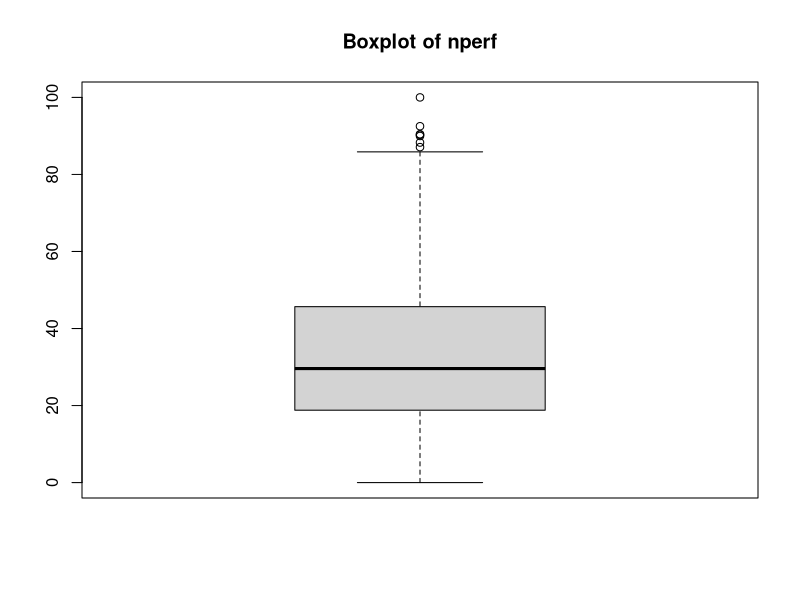
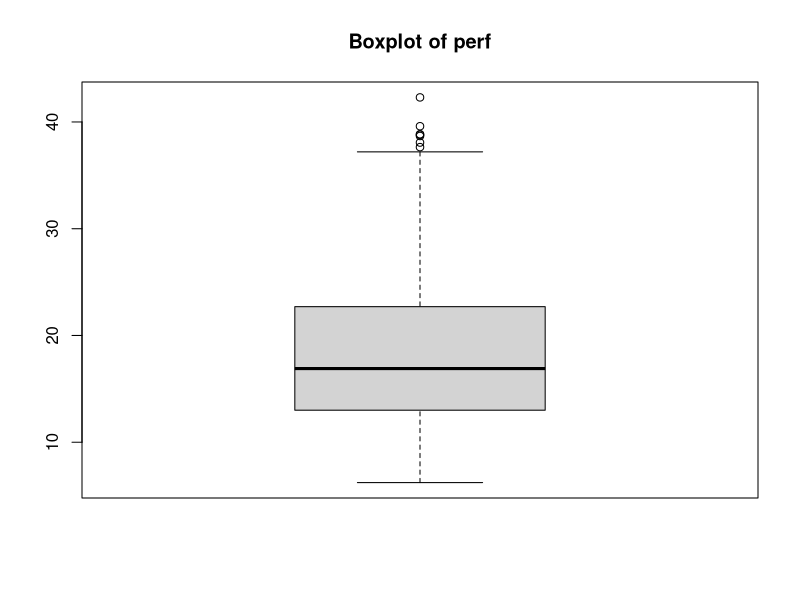
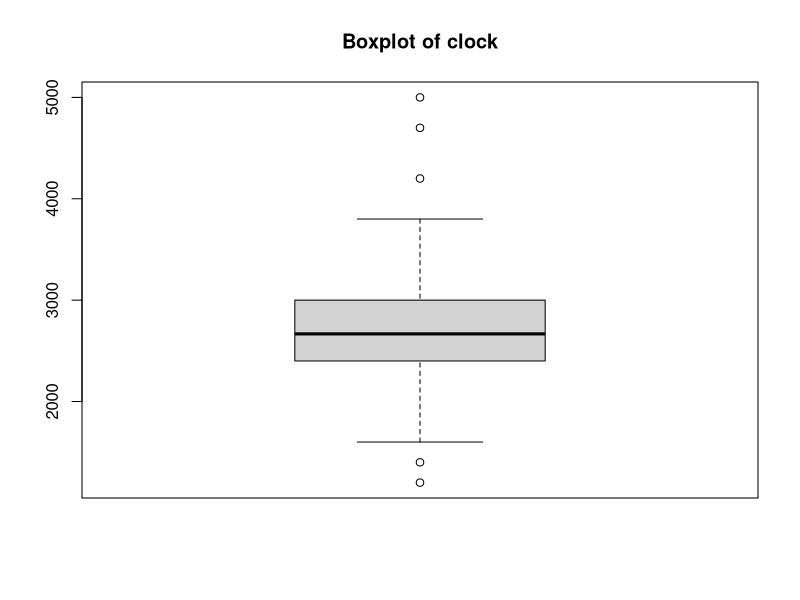
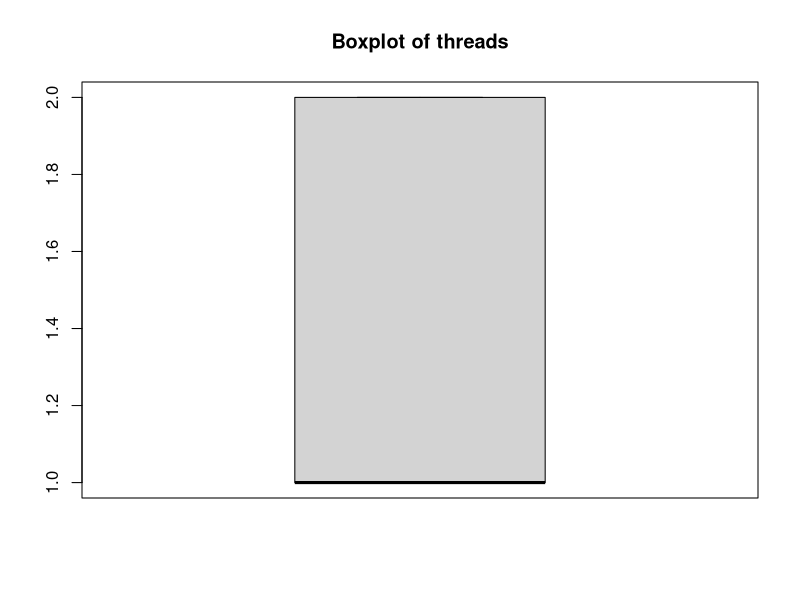
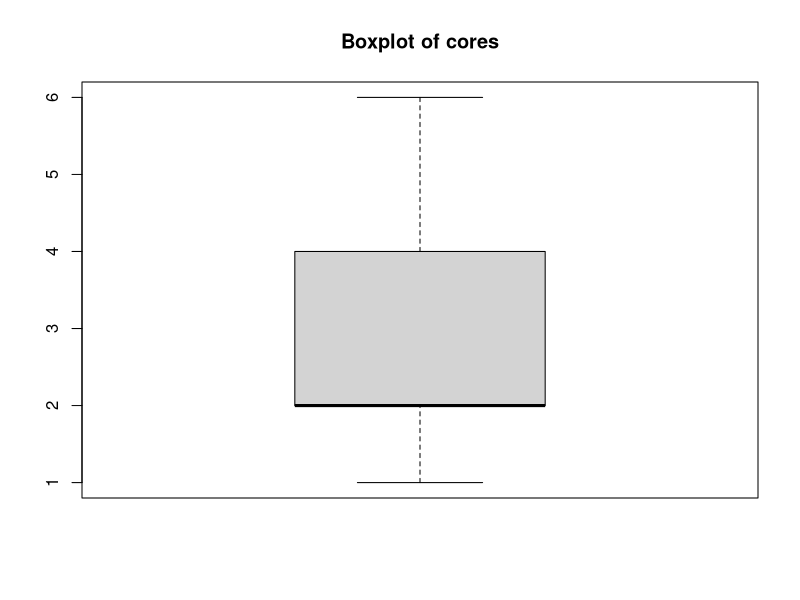
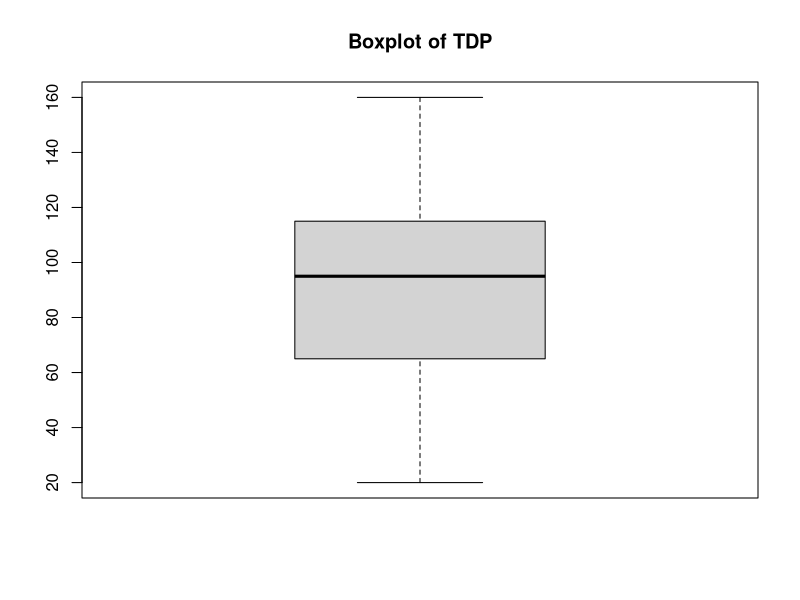
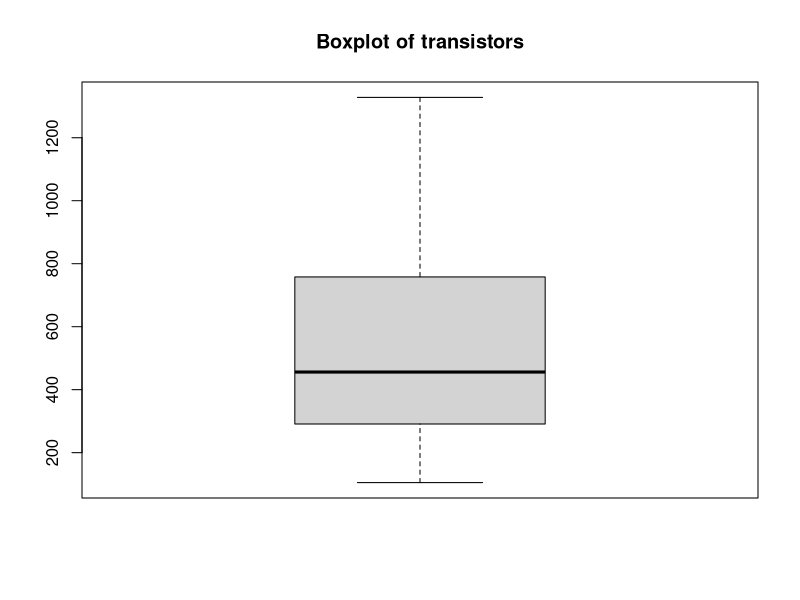
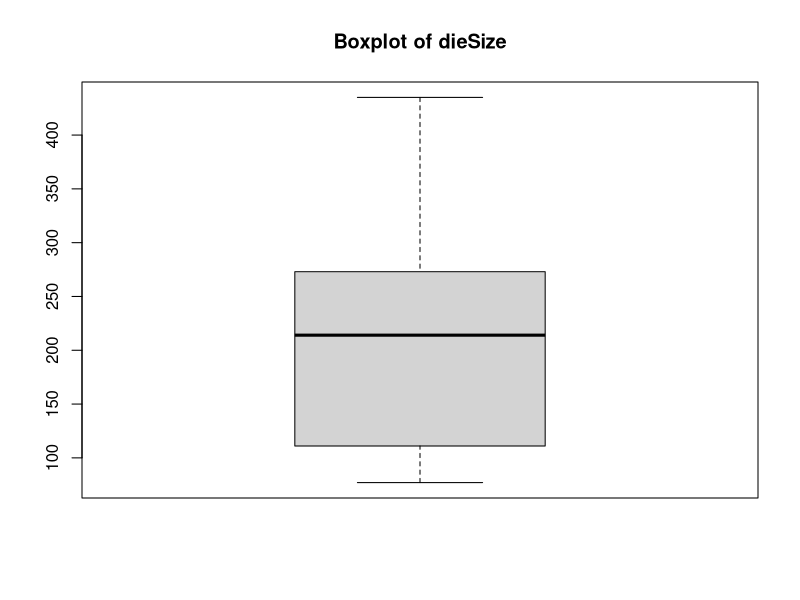

Recreate these plots in R, in order.
# Functions to read in the CSV table that contains all of the raw data.
# Before running these functions, make sure the file "all-data.csv" is
# in the local directory.
# Also, within the R environment, change the working directory to the directory
# that contains the data file using the toolbar menu:
# File -> Change dir
#

# Read the data from the csv file.
processors <- read.csv("all-data.csv")


################################################################
#
# This function returns the data from the desired column.
# Example:  clock<-get_column("Fp2000","Processor.Clock..MHz.")

get_column <- function(x,y) {
  
  # x = string with the name of the desired benchmark
  # y = desired column
  #
  # Find the indices of all rows that have an entry for the  
  # indicated benchmark
  benchmark <- paste(paste("Spec",x,sep=""),"..average.base.",
                     sep="")
  ix <- !is.na(processors[,benchmark])
  return(processors[ix,y])
}
################################################################




################################################################
# This function extracts the interesting data columns for the given benchmark
# program and returns a dataframe with these columns.

extract_data <- function(benchmark) {
  
  temp <- paste(paste("Spec",benchmark,sep=""),"..average.base.", sep="")
  
  # perf = the performance reported in the database
  perf <- get_column(benchmark,temp)
  
  #nperf = performance normalized to the overall range
  max_perf <- max(perf)
  min_perf <- min(perf)
  range <- max_perf - min_perf
  nperf <- 100 * (perf - min_perf) / range
  
  clock <- get_column(benchmark,"Processor.Clock..MHz.")
  threads <- get_column(benchmark,"Threads.core")
  cores <- get_column(benchmark,"Cores")
  TDP <- get_column(benchmark,"TDP")
  transistors <- get_column(benchmark,"Transistors..millions.")
  dieSize <- get_column(benchmark,"Die.size..mm.2.")
  voltage <- get_column(benchmark,"Voltage..low.")
  featureSize <- get_column(benchmark,"Feature.Size..microns.")
  channel <- get_column(benchmark,"Channel.length..microns.")
  FO4delay <- get_column(benchmark,"FO4.Delay..ps.")
  L1icache <- get_column(benchmark,"L1..instruction...on.chip.")
  L1dcache <- get_column(benchmark,"L1..data...on.chip.")
  L2cache <- get_column(benchmark,"L2..on.chip.")
  L3cache <- get_column(benchmark,"L3..on.chip.")
  
  return(data.frame(nperf,perf,clock,threads,cores,TDP,transistors,dieSize,voltage,featureSize,channel,FO4delay,L1icache,L1dcache,L2cache,L3cache))
  
}
################################################################


# Extract a new data frame for each of the benchmark programs available in the data set.

int92.dat <- extract_data("Int1992")
fp92.dat <- extract_data("Fp1992")
int95.dat <- extract_data("Int1995")
fp95.dat <- extract_data("Fp1995")
int00.dat <- extract_data("Int2000")
fp00.dat <- extract_data("Fp2000")
int06.dat <- extract_data("Int2006")
fp06.dat <- extract_data("Fp2006")

head(fp06.dat)

boxplot(fp06.dat$nperf, main = "Boxplot of nperf")
boxplot(fp06.dat$perf, main = "Boxplot of perf")
boxplot(fp06.dat$clock, main = "Boxplot of clock")
boxplot(fp06.dat$threads, main = "Boxplot of threads")
boxplot(fp06.dat$cores, main = "Boxplot of cores")
boxplot(fp06.dat$TDP, main = "Boxplot of TDP")
boxplot(fp06.dat$transistors, main = "Boxplot of transistors")
boxplot(fp06.dat$dieSize, main = "Boxplot of dieSize")
boxplot(fp06.dat$voltage, main = "Boxplot of voltage")
boxplot(fp06.dat$featureSize, main = "Boxplot of featureSize")
boxplot(fp06.dat$channel, main = "Boxplot of channel")
boxplot(fp06.dat$FO4delay, main = "Boxplot of FO4delay")
boxplot(fp06.dat$L1icache, main = "Boxplot of L1icache")
boxplot(fp06.dat$L2cache, main = "Boxplot of L2cache")
boxplot(fp06.dat$L3cache, main = "Boxplot of L3cache")


mean(fp06.dat$nperf) # 35.97, no NA values
max(fp06.dat$nperf) # clean 100
min(fp06.dat$nperf) # 0

# reasonable
mean(fp06.dat$perf) # 19.19 no NA values
max(fp06.dat$perf) # 42.33
min(fp06.dat$perf) # 6.22

mean(fp06.dat$clock) # reasonable 
max(fp06.dat$clock) 
min(fp06.dat$clock) 

table(fp06.dat$threads)


na_ratio <- function(x) {
  # Check if the input is not a vector or is empty
  if (!is.vector(x) || length(x) == 0) {
    return(NA) # Return NA if the input is not valid
  }
  
  na_count <- sum(is.na(x))
  total_count <- length(x)
  
  if (total_count == 0) {
    return(0) # Avoid division by zero
  }
  
  return(na_count / total_count)
}
# Apply the na_ratio function to all columns of fp06.dat
na_ratios_all <- sapply(fp06.dat, na_ratio)

print(na_ratios_all)